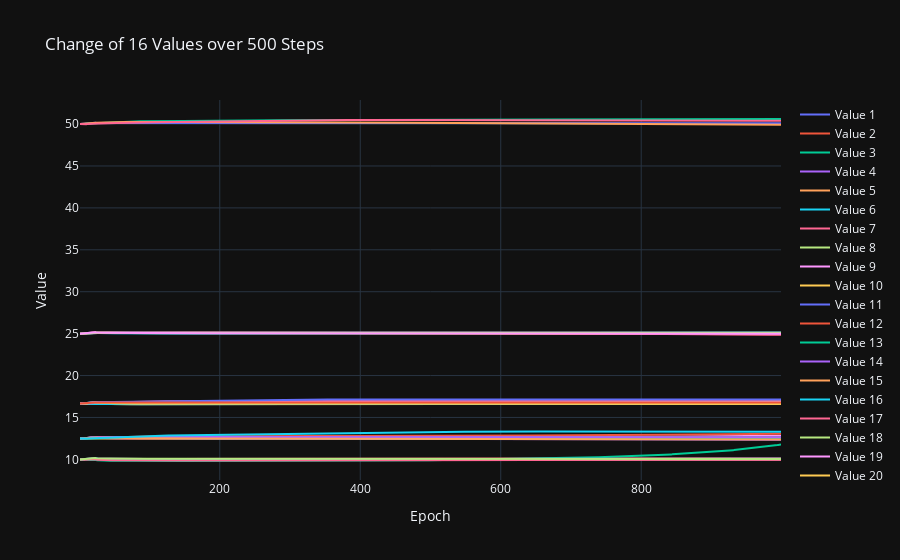

Notebook cell for this chart:
### Markdown cell above
## Var Values

### Code cell
### plot
import numpy as np
import plotly.graph_objects as go

means = []
for mean_idx in range(100):
    if f"std{mean_idx}" in raw_data:
        means.append(raw_data[f"std{mean_idx}"])

    
data = np.stack(means, axis=1)

# Preparing data for plotting
epochs = np.arange(1, data.shape[0])
traces = []
for i in range(data.shape[1]):
    traces.append(go.Scatter(x=epochs, y=data[:, i], mode='lines', name=f'Value {i+1}'))

# Plotting with Plotly
layout = go.Layout(title='Change of 16 Values over 500 Steps',
                   xaxis=dict(title='Epoch'),
                   yaxis=dict(title='Value'),
                   template='plotly_dark')

fig = go.Figure(data=traces, layout=layout)
fig.show()

### Figure 1 — Plotly figure (JSON) as saved in the notebook; plotly's stock layout.template omitted (floating-point values rounded to 4 significant figures; data arrays with more than 128 entries replaced by an {"elided": "..."} marker saying what was removed)
{"data": [{"mode": "lines", "name": "Value 1", "type": "scatter", "x": {"elided": "999 int values"}, "y": {"elided": "1000 float values"}}, {"mode": "lines", "name": "Value 2", "type": "scatter", "x": {"elided": "999 int values"}, "y": {"elided": "1000 float values"}}, {"mode": "lines", "name": "Value 3", "type": "scatter", "x": {"elided": "999 int values"}, "y": {"elided": "1000 float values"}}, {"mode": "lines", "name": "Value 4", "type": "scatter", "x": {"elided": "999 int values"}, "y": {"elided": "1000 float values"}}, {"mode": "lines", "name": "Value 5", "type": "scatter", "x": {"elided": "999 int values"}, "y": {"elided": "1000 float values"}}, {"mode": "lines", "name": "Value 6", "type": "scatter", "x": {"elided": "999 int values"}, "y": {"elided": "1000 float values"}}, {"mode": "lines", "name": "Value 7", "type": "scatter", "x": {"elided": "999 int values"}, "y": {"elided": "1000 float values"}}, {"mode": "lines", "name": "Value 8", "type": "scatter", "x": {"elided": "999 int values"}, "y": {"elided": "1000 float values"}}, {"mode": "lines", "name": "Value 9", "type": "scatter", "x": {"elided": "999 int values"}, "y": {"elided": "1000 float values"}}, {"mode": "lines", "name": "Value 10", "type": "scatter", "x": {"elided": "999 int values"}, "y": {"elided": "1000 float values"}}, {"mode": "lines", "name": "Value 11", "type": "scatter", "x": {"elided": "999 int values"}, "y": {"elided": "1000 float values"}}, {"mode": "lines", "name": "Value 12", "type": "scatter", "x": {"elided": "999 int values"}, "y": {"elided": "1000 float values"}}, {"mode": "lines", "name": "Value 13", "type": "scatter", "x": {"elided": "999 int values"}, "y": {"elided": "1000 float values"}}, {"mode": "lines", "name": "Value 14", "type": "scatter", "x": {"elided": "999 int values"}, "y": {"elided": "1000 float values"}}, {"mode": "lines", "name": "Value 15", "type": "scatter", "x": {"elided": "999 int values"}, "y": {"elided": "1000 float values"}}, {"mode": "lines", "name": "Value 16", "type": "scatter", "x": {"elided": "999 int values"}, "y": {"elided": "1000 float values"}}, {"mode": "lines", "name": "Value 17", "type": "scatter", "x": {"elided": "999 int values"}, "y": {"elided": "1000 float values"}}, {"mode": "lines", "name": "Value 18", "type": "scatter", "x": {"elided": "999 int values"}, "y": {"elided": "1000 float values"}}, {"mode": "lines", "name": "Value 19", "type": "scatter", "x": {"elided": "999 int values"}, "y": {"elided": "1000 float values"}}, {"mode": "lines", "name": "Value 20", "type": "scatter", "x": {"elided": "999 int values"}, "y": {"elided": "1000 float values"}}, {"mode": "lines", "name": "Value 21", "type": "scatter", "x": {"elided": "999 int values"}, "y": {"elided": "1000 float values"}}, {"mode": "lines", "name": "Value 22", "type": "scatter", "x": {"elided": "999 int values"}, "y": {"elided": "1000 float values"}}, {"mode": "lines", "name": "Value 23", "type": "scatter", "x": {"elided": "999 int values"}, "y": {"elided": "1000 float values"}}, {"mode": "lines", "name": "Value 24", "type": "scatter", "x": {"elided": "999 int values"}, "y": {"elided": "1000 float values"}}, {"mode": "lines", "name": "Value 25", "type": "scatter", "x": {"elided": "999 int values"}, "y": {"elided": "1000 float values"}}, {"mode": "lines", "name": "Value 26", "type": "scatter", "x": {"elided": "999 int values"}, "y": {"elided": "1000 float values"}}, {"mode": "lines", "name": "Value 27", "type": "scatter", "x": {"elided": "999 int values"}, "y": {"elided": "1000 float values"}}, {"mode": "lines", "name": "Value 28", "type": "scatter", "x": {"elided": "999 int values"}, "y": {"elided": "1000 float values"}}, {"mode": "lines", "name": "Value 29", "type": "scatter", "x": {"elided": "999 int values"}, "y": {"elided": "1000 float values"}}, {"mode": "lines", "name": "Value 30", "type": "scatter", "x": {"elided": "999 int values"}, "y": {"elided": "1000 float values"}}, {"mode": "lines", "name": "Value 31", "type": "scatter", "x": {"elided": "999 int values"}, "y": {"elided": "1000 float values"}}, {"mode": "lines", "name": "Value 32", "type": "scatter", "x": {"elided": "999 int values"}, "y": {"elided": "1000 float values"}}, {"mode": "lines", "name": "Value 33", "type": "scatter", "x": {"elided": "999 int values"}, "y": {"elided": "1000 float values"}}, {"mode": "lines", "name": "Value 34", "type": "scatter", "x": {"elided": "999 int values"}, "y": {"elided": "1000 float values"}}, {"mode": "lines", "name": "Value 35", "type": "scatter", "x": {"elided": "999 int values"}, "y": {"elided": "1000 float values"}}, {"mode": "lines", "name": "Value 36", "type": "scatter", "x": {"elided": "999 int values"}, "y": {"elided": "1000 float values"}}, {"mode": "lines", "name": "Value 37", "type": "scatter", "x": {"elided": "999 int values"}, "y": {"elided": "1000 float values"}}, {"mode": "lines", "name": "Value 38", "type": "scatter", "x": {"elided": "999 int values"}, "y": {"elided": "1000 float values"}}, {"mode": "lines", "name": "Value 39", "type": "scatter", "x": {"elided": "999 int values"}, "y": {"elided": "1000 float values"}}, {"mode": "lines", "name": "Value 40", "type": "scatter", "x": {"elided": "999 int values"}, "y": {"elided": "1000 float values"}}, {"mode": "lines", "name": "Value 41", "type": "scatter", "x": {"elided": "999 int values"}, "y": {"elided": "1000 float values"}}, {"mode": "lines", "name": "Value 42", "type": "scatter", "x": {"elided": "999 int values"}, "y": {"elided": "1000 float values"}}, {"mode": "lines", "name": "Value 43", "type": "scatter", "x": {"elided": "999 int values"}, "y": {"elided": "1000 float values"}}, {"mode": "lines", "name": "Value 44", "type": "scatter", "x": {"elided": "999 int values"}, "y": {"elided": "1000 float values"}}, {"mode": "lines", "name": "Value 45", "type": "scatter", "x": {"elided": "999 int values"}, "y": {"elided": "1000 float values"}}, {"mode": "lines", "name": "Value 46", "type": "scatter", "x": {"elided": "999 int values"}, "y": {"elided": "1000 float values"}}, {"mode": "lines", "name": "Value 47", "type": "scatter", "x": {"elided": "999 int values"}, "y": {"elided": "1000 float values"}}, {"mode": "lines", "name": "Value 48", "type": "scatter", "x": {"elided": "999 int values"}, "y": {"elided": "1000 float values"}}], "layout": {"title": {"text": "Change of 16 Values over 500 Steps"}, "xaxis": {"title": {"text": "Epoch"}}, "yaxis": {"title": {"text": "Value"}}}}
